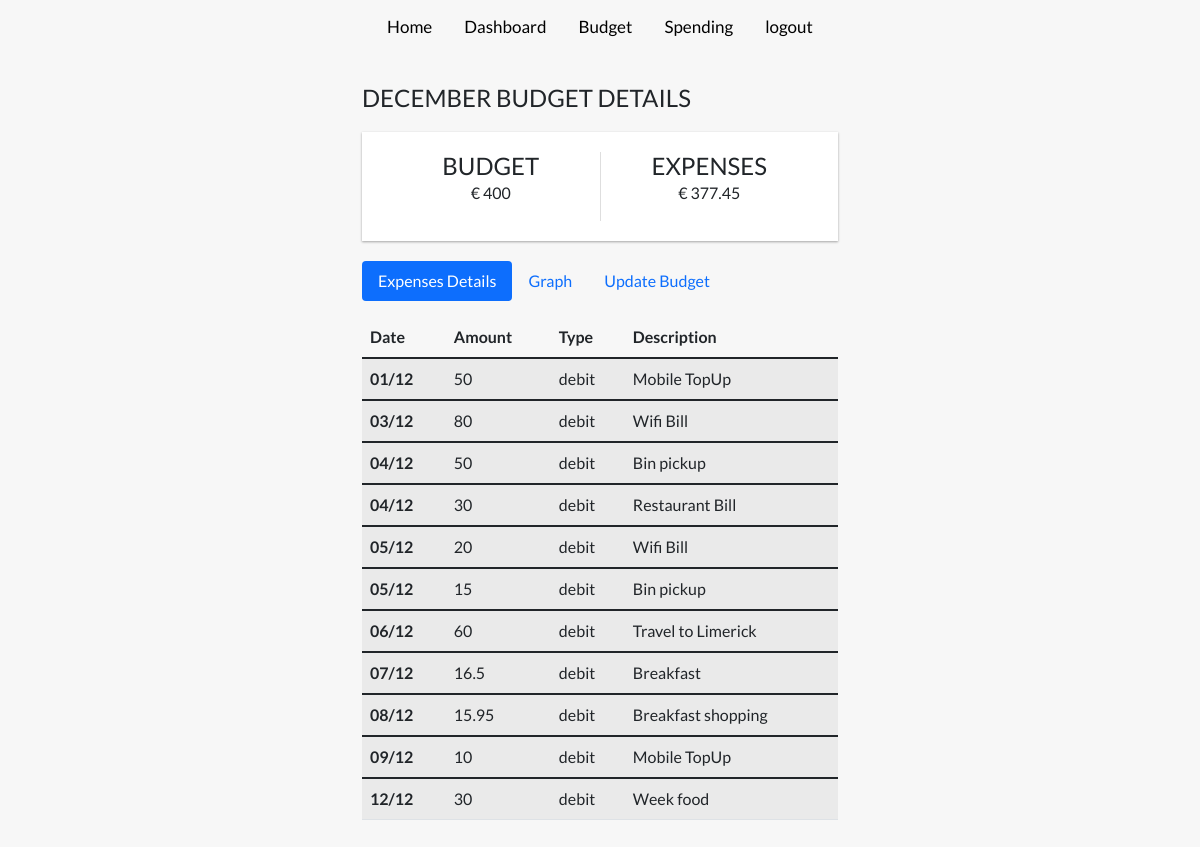
Screenshot of /budget/1 (signed in) with the database file from the repository.
### app.py (models this page shows, shortened)
class Budget(db.Model, UserMixin):
    id = db.Column(db.Integer, primary_key=True)
    user_id = db.Column(db.Integer, db.ForeignKey('user.id'), nullable=False)
    month = db.Column(db.DateTime, nullable=False, default=datetime.utcnow())
    budget = db.Column(db.Integer, nullable=False, default=0)
    current_month = db.Column(db.Integer, nullable=True)

class Account(db.Model):
    id = db.Column(db.Integer, primary_key=True)
    money = db.Column(db.Integer, nullable=False, default=0)
    user_id = db.Column(db.Integer, db.ForeignKey('user.id'), nullable=False)
    entry_type = db.Column(db.Text, nullable=False)
    description = db.Column(db.Text, nullable=False)
    dt = db.Column(db.DateTime, nullable=False, default=datetime.utcnow())
    current_month = db.Column(db.Integer, nullable=True)
    day_month = db.Column(db.Text, nullable=True)

### app.py (the view, shortened to what this page needs)
@app.route('/budget/<int:id>', methods=['POST', 'GET'])
@login_required
def budgetDetails(id):
    bud_det = Budget.query.get_or_404(id)
    expense_for_month = Account.query.filter_by(author=current_user, entry_type="debit", current_month=bud_det.current_month).all()
    total_debit = (sum([fund.money for fund in expense_for_month]))
    monthspend = db.session.query(db.func.sum(Account.money), Account.description).group_by(Account.description).order_by(Account.description).filter_by(author=current_user, entry_type="debit", current_month=bud_det.current_month).all()
    over_time = []
    time_labels = []
    for amount, description in monthspend:
        over_time.append(amount)
        time_labels.append(description)
    dates = db.session.query(db.func.sum(Account.money), Account.dt).group_by(Account.dt).order_by(Account.dt).filter_by(author=current_user, entry_type="debit", current_month=bud_det.current_month).all()
    overtime = []
    timelabels = []
    for amount, date in dates:
        overtime.append(amount)
        timelabels.append(date.strftime("%d/%m"))
    spend = db.session.query(db.func.sum(Account.money), Account.day_month).group_by(Account.day_month).order_by(Account.day_month).filter_by(author=current_user, entry_type="debit", current_month=bud_det.current_month).all()
    time_over = []
    labels = []
    for total, day in spend:
        time_over.append(total)
        labels.append(day)
    return render_template('details.html', bud_det=bud_det, expense_for_month=expense_for_month, debit_list=json.dumps(over_time), debit_label=json.dumps(time_labels), total_debit=total_debit, day_time=json.dumps(overtime), day_labels=json.dumps(timelabels), time_over=json.dumps(time_over), labels=json.dumps(labels) )

### app.py (called while the page is built)
@login_manager.user_loader
def load_user(user_id):
    return User.query.get(int(user_id))

### templates/details.html (shortened to what this page needs)
<!DOCTYPE html>
<html lang="en">
  <head>
    <link
      href="https://cdn.jsdelivr.net/npm/bootstrap@5.1.3/dist/css/bootstrap.min.css"
      rel="stylesheet"
    />
  </head>
  <body>
    <header>
      <div class="topnav">
        {% if current_user.is_authenticated %}
        <a href="{{url_for('home')}}">Home</a>
        <a href="{{url_for('dashboard')}}">Dashboard</a>
        <a href="{{url_for('createBudget')}}">Budget</a>
        <a href="{{url_for('monthexpense')}}">Spending</a>
        <a href="{{url_for('logout')}}">logout</a>
        {% else %}
        <a href="{{url_for('login')}}">Login</a>
        {% endif %}
      </div>
    </header>
    <div class="container">
      <h4>{{bud_det.month.strftime("%B")}} Budget Details</h4>
      <div class="inc-exp-container">
        <div>
          <h4>Budget</h4>
          <p id="money-plus" class="money plus">€ {{bud_det.budget}}</p>
        </div>
        <div>
          <h4>Expenses</h4>
          <p id="money-minus" class="money minus">€ {{total_debit}}</p>
        </div>
      </div>
      <div class="tab">
        <ul class="nav nav-pills mb-3" id="pills-tab" role="tablist">
          <li class="nav-item" role="presentation">
            <button
              class="nav-link active"
              id="pills-home-tab"
              data-bs-toggle="pill"
              data-bs-target="#pills-home"
              type="button"
              role="tab"
              aria-controls="pills-home"
              aria-selected="true"
              >Expenses Details</button
            >
          </li>
          <li class="nav-item" role="presentation">
            <button
              class="nav-link"
              id="pills-profile-tab"
              data-bs-toggle="pill"
              data-bs-target="#pills-profile"
              type="button"
              role="tab"
              aria-controls="pills-profile"
              aria-selected="false"
              >Graph</button
            >
          </li>
          <li class="nav-item" role="presentation">
            <button
              class="nav-link"
              id="pills-contact-tab"
              data-bs-toggle="pill"
              data-bs-target="#pills-contact"
              type="button"
              role="tab"
              aria-controls="pills-contact"
              aria-selected="false"
              >Update Budget</button
            >
          </li>
        </ul>
        <div class="tab-content" id="pills-tabContent">
          <div
            class="tab-pane fade show active"
            id="pills-home"
            role="tabpanel"
            aria-labelledby="pills-home-tab"
          >
            <table class="table table-striped table-hover">
              <thead>
                <tr>
                  <th scope="col">Date</th>
                  <th scope="col">Amount</th>
                  <th scope="col">Type</th>
                  <th scope="col">Description</th>
                </tr>
              </thead>
              {% for i in expense_for_month %}
              <tbody>
                <tr>
                  <th scope="row">{{i.dt.strftime("%d/%m")}}</th>
                  <td>{{i.money}}</td>
                  <td>{{i.entry_type}}</td>
                  <td>{{i.description}}</td>
                </tr>
              </tbody>
              {% endfor %}
            </table>
          </div>
        </div>
      </div>
    </div>
  </body>
</html>

### templates/details.html (style rules this page uses)
:root { --box-shadow: 0 1px 3px rgba(0, 0, 0, 0.12), 0 1px 2px rgba(0, 0, 0, 0.24); }
* { box-sizing: border-box; }
body { background-color: #f7f7f7; display: flex; flex-direction: column; align-items: center; justify-content: center; margin: 0; font-family: "Lato", sans-serif; }
.container { margin: 30px auto; width: 500px; }
h4 { margin: 0; text-transform: uppercase; }
.inc-exp-container { background-color: #fff; box-shadow: var(--box-shadow); padding: 20px; display: flex; justify-content: space-between; margin: 20px 0; }
.inc-exp-container > div { flex: 1; text-align: center; }
.inc-exp-container > div:first-of-type { border-right: 1px solid #dedede; }
.topnav a { float: left; color: #000000; text-align: center; padding: 14px 16px; text-decoration: none; font-size: 17px; }

### rows the page displays
Budget: month "DECEMBER", budget "400"
Account: dt "01/12", money "50", entry_type "debit", description "Mobile TopUp"
Account: dt "03/12", money "80", entry_type "debit", description "Wifi Bill"
Account: dt "04/12", money "50", entry_type "debit", description "Bin pickup"
Account: dt "04/12", money "30", entry_type "debit", description "Restaurant Bill"
Account: dt "05/12", money "20", entry_type "debit", description "Wifi Bill"
Account: dt "05/12", money "15", entry_type "debit", description "Bin pickup"
Account: dt "06/12", money "60", entry_type "debit", description "Travel to Limerick"
Account: dt "07/12", money "16.5", entry_type "debit", description "Breakfast"
Account: dt "08/12", money "15.95", entry_type "debit", description "Breakfast shopping"
Account: dt "09/12", money "10", entry_type "debit", description "Mobile TopUp"
Account: dt "12/12", money "30", entry_type "debit", description "Week food"

### other values shown
{{ total_debit }} "377.45"
